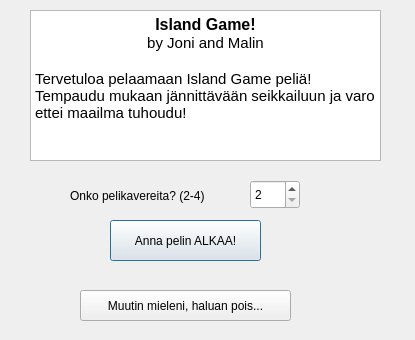
<?xml version="1.0" encoding="UTF-8"?>
<ui version="4.0">
 <class>Dialog</class>
 <widget class="QDialog" name="Dialog">
  <property name="geometry">
   <rect>
    <x>0</x>
    <y>0</y>
    <width>415</width>
    <height>340</height>
   </rect>
  </property>
  <property name="windowTitle">
   <string>Dialog</string>
  </property>
  <widget class="QPushButton" name="continueButton">
   <property name="geometry">
    <rect>
     <x>110</x>
     <y>220</y>
     <width>151</width>
     <height>41</height>
    </rect>
   </property>
   <property name="text">
    <string>Anna pelin ALKAA!</string>
   </property>
  </widget>
  <widget class="QPushButton" name="quitButton">
   <property name="geometry">
    <rect>
     <x>80</x>
     <y>290</y>
     <width>211</width>
     <height>31</height>
    </rect>
   </property>
   <property name="text">
    <string>Muutin mieleni, haluan pois...</string>
   </property>
  </widget>
  <widget class="QTextBrowser" name="textBrowser">
   <property name="geometry">
    <rect>
     <x>30</x>
     <y>10</y>
     <width>351</width>
     <height>151</height>
    </rect>
   </property>
   <property name="html">
    <string>&lt;!DOCTYPE HTML PUBLIC &quot;-//W3C//DTD HTML 4.0//EN&quot; &quot;http://www.w3.org/TR/REC-html40/strict.dtd&quot;&gt;
&lt;html&gt;&lt;head&gt;&lt;meta name=&quot;qrichtext&quot; content=&quot;1&quot; /&gt;&lt;style type=&quot;text/css&quot;&gt;
p, li { white-space: pre-wrap; }
&lt;/style&gt;&lt;/head&gt;&lt;body style=&quot; font-family:'Cantarell'; font-size:11pt; font-weight:400; font-style:normal;&quot;&gt;
&lt;p align=&quot;center&quot; style=&quot; margin-top:0px; margin-bottom:0px; margin-left:0px; margin-right:0px; -qt-block-indent:0; text-indent:0px;&quot;&gt;&lt;span style=&quot; font-size:12pt; font-weight:600;&quot;&gt;Island Game!&lt;/span&gt;&lt;/p&gt;
&lt;p align=&quot;center&quot; style=&quot; margin-top:0px; margin-bottom:0px; margin-left:0px; margin-right:0px; -qt-block-indent:0; text-indent:0px;&quot;&gt;by Joni and Malin&lt;/p&gt;
&lt;p align=&quot;center&quot; style=&quot;-qt-paragraph-type:empty; margin-top:0px; margin-bottom:0px; margin-left:0px; margin-right:0px; -qt-block-indent:0; text-indent:0px;&quot;&gt;&lt;br /&gt;&lt;/p&gt;
&lt;p style=&quot; margin-top:0px; margin-bottom:0px; margin-left:0px; margin-right:0px; -qt-block-indent:0; text-indent:0px;&quot;&gt;Tervetuloa pelaamaan Island Game peliä! Tempaudu mukaan jännittävään seikkailuun ja varo ettei maailma tuhoudu!&lt;/p&gt;
&lt;p align=&quot;justify&quot; style=&quot;-qt-paragraph-type:empty; margin-top:0px; margin-bottom:0px; margin-left:0px; margin-right:0px; -qt-block-indent:0; text-indent:0px;&quot;&gt;&lt;br /&gt;&lt;/p&gt;&lt;/body&gt;&lt;/html&gt;</string>
   </property>
  </widget>
  <widget class="QSpinBox" name="pelaajaMaara">
   <property name="geometry">
    <rect>
     <x>250</x>
     <y>180</y>
     <width>50</width>
     <height>29</height>
    </rect>
   </property>
   <property name="minimum">
    <number>2</number>
   </property>
   <property name="maximum">
    <number>4</number>
   </property>
  </widget>
  <widget class="QLabel" name="label">
   <property name="geometry">
    <rect>
     <x>70</x>
     <y>180</y>
     <width>171</width>
     <height>31</height>
    </rect>
   </property>
   <property name="text">
    <string>Onko pelikavereita? (2-4)  </string>
   </property>
  </widget>
 </widget>
 <resources/>
 <connections/>
</ui>
